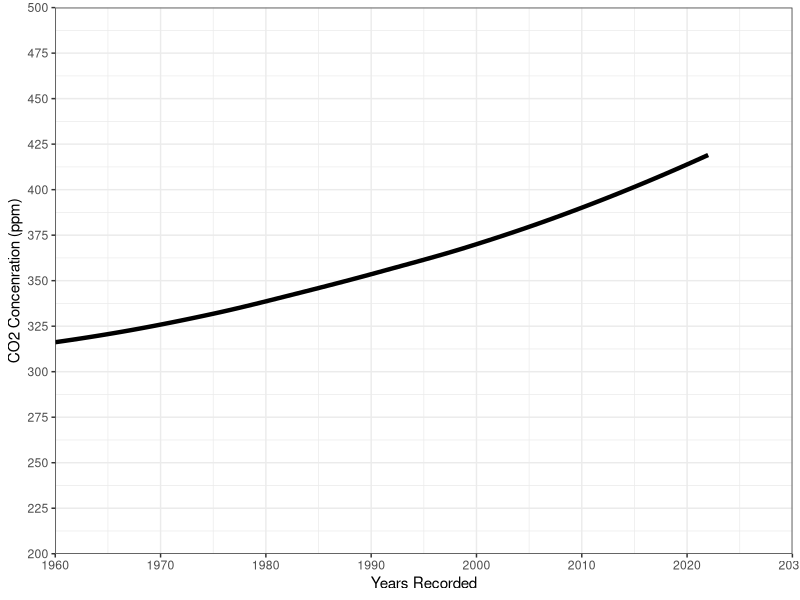
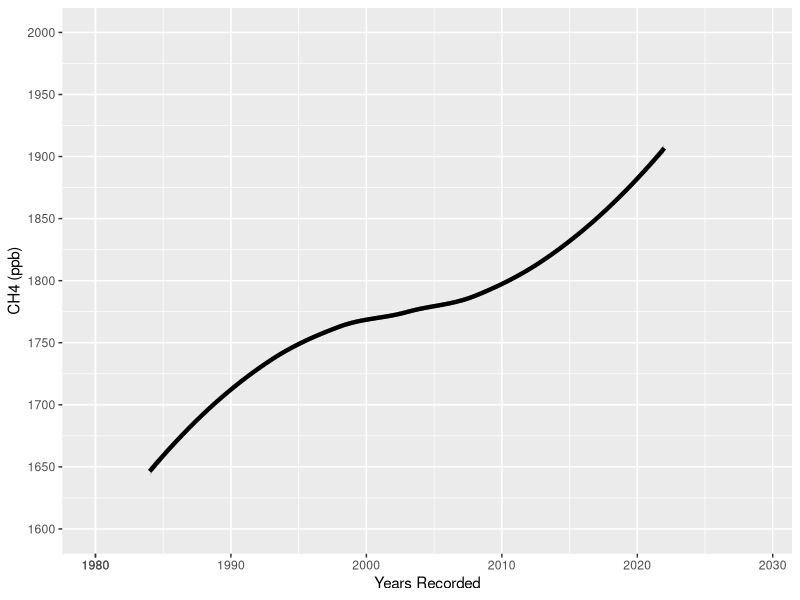
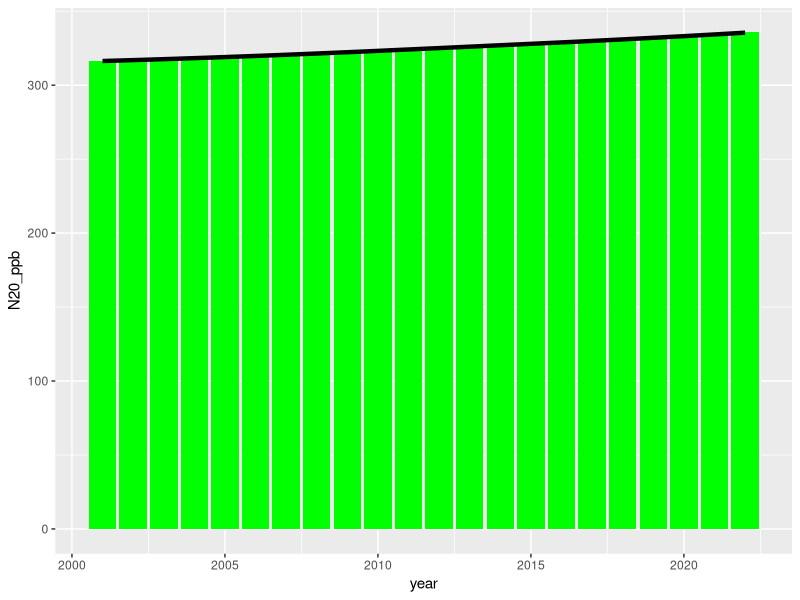
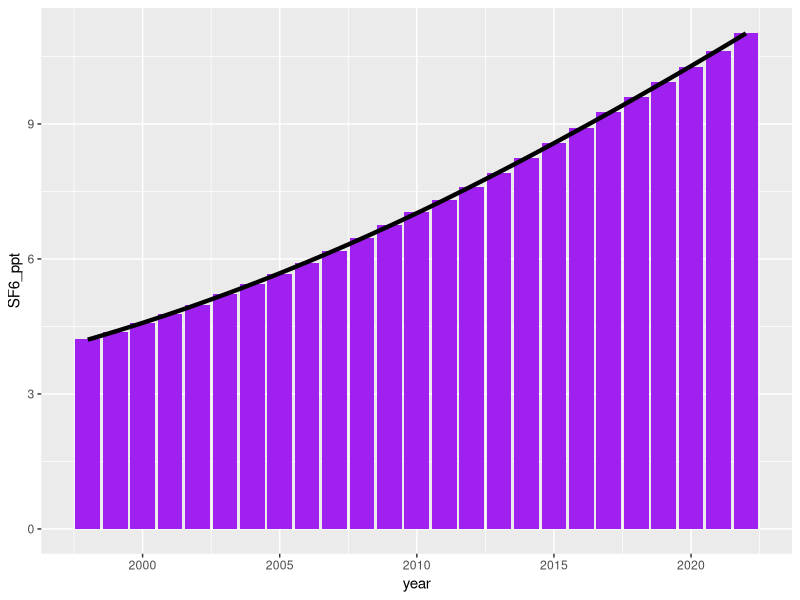
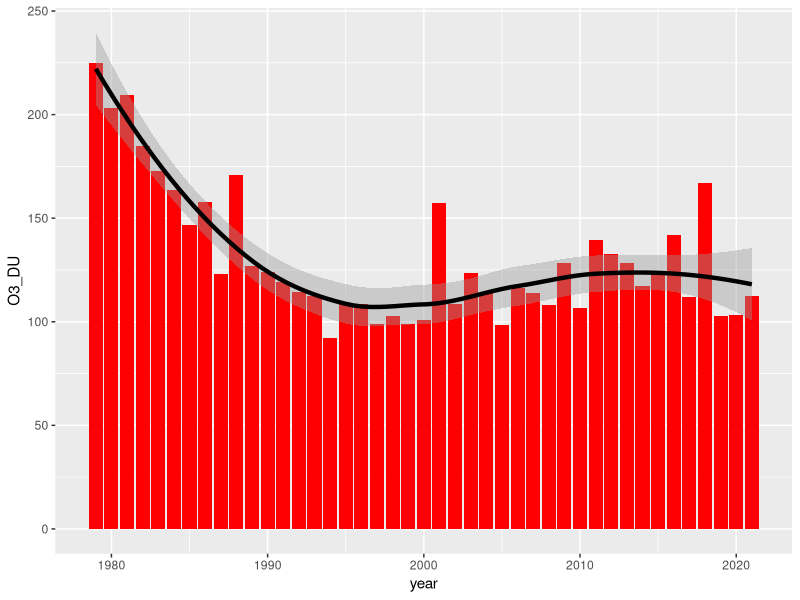
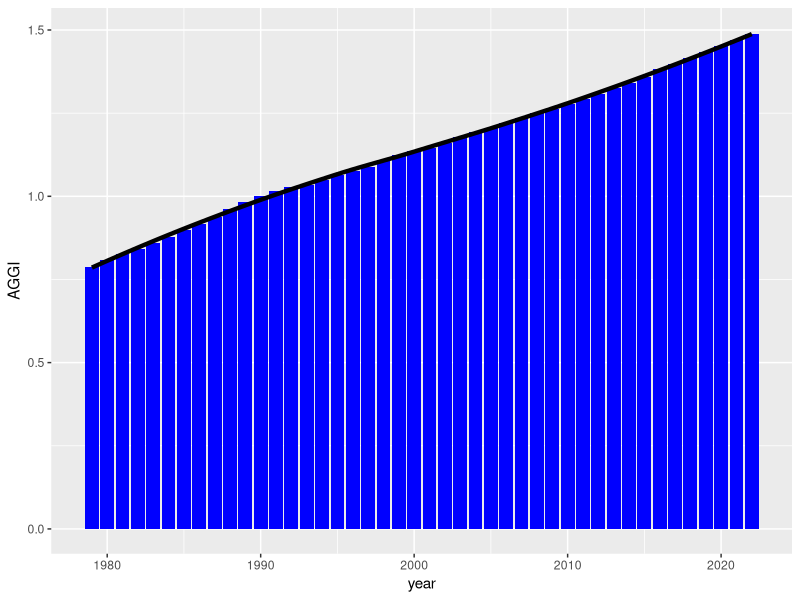

Recreate these plots in R, in order.
## ---- chunk 1
install.packages("dplyr")
install.packages("ggplot2")
## ---- chunk 2
library("dplyr")
library("ggplot2")
## ---- chunk 3
AnnGHG <- read.csv("AnnualAverages_GHG.csv")
dim(AnnGHG)

# grouping CO2_ppm and creating chart

str(AnnGHG)

AnnGHG%>%
  group_by(year)%>%
  select("CO2_ppm")
  
ggplot(AnnGHG, aes(x=year, y=CO2_ppm))+
  geom_bar(stat="identity", fill="orange", width=0.9)+
  geom_smooth(color="black",linewidth=1.5)+
  theme_bw()+
  xlab("Years Recorded")+
  ylab("CO2 Concenration (ppm)")+
  scale_x_continuous(expand=c(0,0), limits=c(1960,2030), breaks=c(1960, 1970, 1980, 1990, 2000, 2010, 2020, 2030))+
  scale_y_continuous(expand=c(0,0), limits=c(200,500), breaks=c(200, 225, 250, 275, 300, 325, 350, 375, 400, 425, 450, 475, 500))

  
ggplot(AnnGHG, aes(x=year, y=CH4_ppb))+
    geom_bar(stat="identity", fill="pink", width=0.9)+
    geom_smooth(color="black", linewidth=1.5)+
    xlab("Years Recorded")+
    ylab("CH4 (ppb)")+
    scale_x_continuous(limits=c(1980,2029), breaks=c(1980, 1970, 1980, 1990, 2000, 2010, 2020, 2030))+
    scale_y_continuous(limits=c(1600,2000), breaks=c(1600, 1650, 1700, 1750, 1800, 1850, 1900, 1950, 2000))

ggplot(AnnGHG, aes(x=year, y=N20_ppb))+
  geom_bar(stat="identity", fill="green", width=0.9)+
  geom_smooth(color="black", linewidth=1.5)

ggplot(AnnGHG, aes(x=year, y=SF6_ppt))+
  geom_bar(stat="identity", fill="purple", width=0.9)+
  geom_smooth(color="black", linewidth=1.5)

ggplot(AnnGHG, aes(x=year, y=O3_DU))+
  geom_bar(stat="identity", fill="red", width=0.9)+
  geom_smooth(color="black", linewidth=1.5)

ggplot(AnnGHG, aes(x=year, y=AGGI))+
  geom_bar(stat="identity", fill="blue", width=0.9)+
  geom_smooth(color="black", linewidth=1.5)


